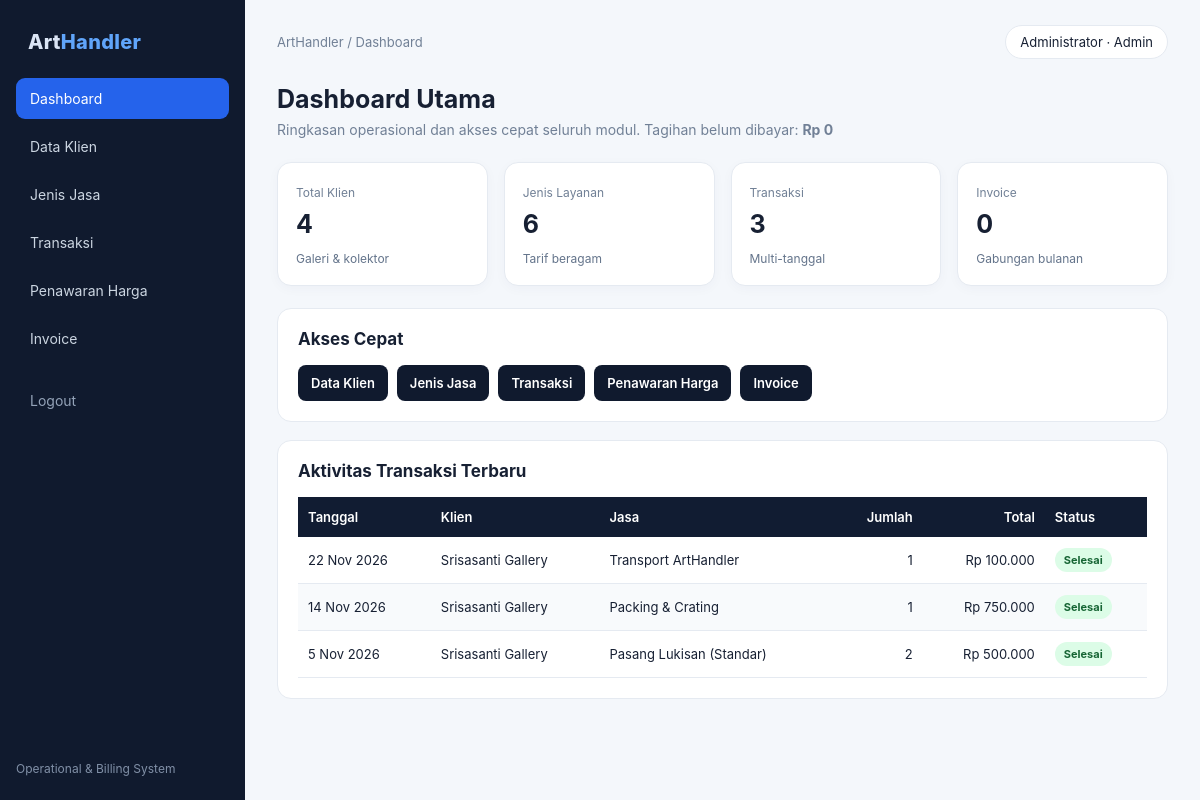
Page /dashboard.php (signed in) on the committed database.
### tables this page shows
CREATE TABLE transaksi (
  id_transaksi   INT AUTO_INCREMENT PRIMARY KEY,
  id_klien       INT NOT NULL,
  id_jasa        INT NULL,                          
  id_penawaran   INT NULL,                          
  id_invoice     INT NULL,                          
  tgl_transaksi  DATE NOT NULL,
  deskripsi      VARCHAR(150) NOT NULL,
  jumlah         INT NOT NULL,
  total          DECIMAL(14,2) NOT NULL,
  status         ENUM('proses','selesai') NOT NULL DEFAULT 'selesai',
  CONSTRAINT fk_trx_klien FOREIGN KEY (id_klien) REFERENCES klien(id_klien),
  CONSTRAINT fk_trx_jasa FOREIGN KEY (id_jasa) REFERENCES jenis_jasa(id_jasa),
  CONSTRAINT fk_trx_pnw FOREIGN KEY (id_penawaran) REFERENCES penawaran(id_penawaran),
  CONSTRAINT fk_trx_inv FOREIGN KEY (id_invoice) REFERENCES invoice(id_invoice)
);

CREATE TABLE klien (
  id_klien    INT AUTO_INCREMENT PRIMARY KEY,
  nama_klien  VARCHAR(100) NOT NULL,
  alamat      VARCHAR(255) NULL,
  no_hp       VARCHAR(20)  NULL
);

### inc/fungsi.php (called while the page is built, shortened)
<?php
function e($teks): string
{
    return htmlspecialchars((string) $teks, ENT_QUOTES, 'UTF-8');
}
function rupiah($angka): string
{
    return 'Rp ' . number_format((float) $angka, 0, ',', '.');
}
function tanggal(string $ymd): string
{
    $bulan = ['', 'Jan', 'Feb', 'Mar', 'Apr', 'Mei', 'Jun', 'Jul', 'Agu', 'Sep', 'Okt', 'Nov', 'Des'];
    [$y, $m, $d] = explode('-', $ymd);
    return (int) $d . ' ' . $bulan[(int) $m] . ' ' . $y;
}

### inc/cek_sesi.php (called while the page is built, shortened)
<?php
require_once __DIR__ . '/fungsi.php';
function pengguna(): ?array
{
    return $_SESSION['pengguna'] ?? null;
}
function wajib_login(string ...$peran): array
{
    $u = pengguna();
    return $u;
}

### dashboard.php (the view, shortened to what this page needs)
<?php
require_once __DIR__ . '/inc/cek_sesi.php';
$u = wajib_login();
$db = db();
$jml = fn(string $sql) => (int) $db->query($sql)->fetchColumn();
$kartu = [
    ['Total Klien', $jml('SELECT COUNT(*) FROM klien'), 'Galeri & kolektor'],
    ['Jenis Layanan', $jml('SELECT COUNT(*) FROM jenis_jasa'), 'Tarif beragam'],
    ['Transaksi', $jml('SELECT COUNT(*) FROM transaksi'), 'Multi-tanggal'],
    ['Invoice', $jml('SELECT COUNT(*) FROM invoice'), 'Gabungan bulanan'],
];
$tagihan = (float) $db->query(
    "SELECT COALESCE(SUM(i.total - COALESCE(b.bayar, 0)), 0)
       FROM invoice i
       LEFT JOIN (SELECT id_invoice, SUM(jumlah) bayar FROM pembayaran GROUP BY id_invoice) b
              ON b.id_invoice = i.id_invoice
      WHERE i.status <> 'lunas'"
)->fetchColumn();
$terbaru = $db->query(
    'SELECT t.tgl_transaksi, k.nama_klien, t.deskripsi, t.jumlah, t.total, t.status
       FROM transaksi t JOIN klien k ON k.id_klien = t.id_klien
      ORDER BY t.tgl_transaksi DESC, t.id_transaksi DESC LIMIT 5'
)->fetchAll();
$akses = $u['peran'] === 'admin'
    ? ['klien' => 'Data Klien', 'jasa' => 'Jenis Jasa', 'transaksi' => 'Transaksi', 'penawaran' => 'Penawaran Harga', 'invoice' => 'Invoice']
    : ['invoice' => 'Invoice', 'laporan' => 'Laporan', 'pengguna' => 'Kelola Pengguna'];
require __DIR__ . '/inc/header.php';
?>
<h1>Dashboard Utama</h1>
<p class="subtitle">Ringkasan operasional dan akses cepat seluruh modul. Tagihan belum dibayar: <b><?= rupiah($tagihan) ?></b></p>
<div class="cards">
  <?php foreach ($kartu as [$label, $nilai, $tag]): ?>
    <div class="card"><small><?= e($label) ?></small><strong><?= $nilai ?></strong><span class="tag"><?= e($tag) ?></span></div>
  <?php endforeach; ?>
</div>
<div class="panel">
  <div class="panel-title"><h2>Akses Cepat</h2></div>
  <div class="actions">
    <?php foreach ($akses as $hal => $label): ?>
      <a class="btn dark" href="<?= $hal ?>.php"><?= e($label) ?></a>
    <?php endforeach; ?>
  </div>
</div>
<div class="panel">
  <div class="panel-title"><h2>Aktivitas Transaksi Terbaru</h2></div>
  <table>
    <thead><tr><th>Tanggal</th><th>Klien</th><th>Jasa</th><th class="num">Jumlah</th><th class="num">Total</th><th>Status</th></tr></thead>
    <tbody>
    <?php foreach ($terbaru as $t): ?>
      <tr>
        <td><?= tanggal($t['tgl_transaksi']) ?></td><td><?= e($t['nama_klien']) ?></td><td><?= e($t['deskripsi']) ?></td>
        <td class="num"><?= (int) $t['jumlah'] ?></td><td class="num"><?= rupiah($t['total']) ?></td>
        <td><span class="badge <?= $t['status'] === 'proses' ? 'pending' : '' ?>"><?= $t['status'] === 'proses' ? 'Proses' : 'Selesai' ?></span></td>
      </tr>
    <?php endforeach; ?>
    </tbody>
  </table>
</div>
<?php require __DIR__ . '/inc/footer.php';

### assets/style.css (style rules this page uses)
:root { --navy:#101a2e;--blue:#2563eb;--bg:#f4f7fb;--text:#172033;--muted:#718096;--line:#e5eaf1;--green:#059669;--purple:#7c3aed;--orange:#d97706;--red:#dc2626 }
* { box-sizing:border-box }
body { margin:0;font-family:Inter,Segoe UI,Arial,sans-serif;background:var(--bg);color:var(--text) }
a { color:var(--blue) }
h1 { margin:0 0 7px;font-size:25px }
p.subtitle { margin:0 0 24px;color:var(--muted);font-size:14px }
.cards { display:grid;grid-template-columns:repeat(4,1fr);gap:16px;margin-bottom:22px }
.card { background:#fff;border:1px solid var(--line);border-radius:14px;padding:18px;box-shadow:0 3px 12px rgba(20,40,80,.03) }
.card small { color:var(--muted);font-size:12px }
.card strong { display:block;font-size:25px;margin:8px 0 }
.card .tag { font-size:12px;color:#64748b }
.panel { background:#fff;border:1px solid var(--line);border-radius:14px;padding:20px;margin-bottom:18px }
.panel-title { display:flex;justify-content:space-between;align-items:center;gap:12px;margin-bottom:16px }
.panel-title h2 { font-size:17px;margin:0 }
.actions { display:flex;gap:9px;flex-wrap:wrap;align-items:center }
.btn { display:inline-block;border:0;border-radius:8px;padding:10px 13px;background:var(--blue);color:#fff;cursor:pointer;font-size:13px;font-weight:600;text-decoration:none;font-family:inherit }
.btn.dark { background:var(--navy) }
table { width:100%;border-collapse:collapse;font-size:13px }
th { background:#111c32;color:#fff;text-align:left;padding:12px 10px;font-weight:600 }
td { padding:11px 10px;border-bottom:1px solid var(--line) }
tr:nth-child(even) td { background:#f8fafc }
td.num,th.num { text-align:right }
.badge { display:inline-block;padding:5px 9px;border-radius:20px;background:#dcfce7;color:#166534;font-size:11px;font-weight:700 }

### rows in the picture
transaksi: tgl_transaksi "22 Nov 2026", id_klien.nama_klien "Srisasanti Gallery", deskripsi "Transport ArtHandler", jumlah "1", total "Rp 100.000", status "Selesai"
transaksi: tgl_transaksi "14 Nov 2026", id_klien.nama_klien "Srisasanti Gallery", deskripsi "Packing & Crating", jumlah "1", total "Rp 750.000", status "Selesai"
transaksi: tgl_transaksi "5 Nov 2026", id_klien.nama_klien "Srisasanti Gallery", deskripsi "Pasang Lukisan (Standar)", jumlah "2", total "Rp 500.000", status "Selesai"

### other values in the picture
$label "Dashboard"
$label "Data Klien"
$label "Jenis Jasa"
$label "Transaksi"
$label "Penawaran Harga"
$label "Invoice"
$judul "Dashboard"
$u['nama'] "Administrator"
rupiah($tagihan) "Rp 0"
$label "Total Klien"
$nilai "4"
$tag "Galeri & kolektor"
$label "Jenis Layanan"
$nilai "6"
$tag "Tarif beragam"
